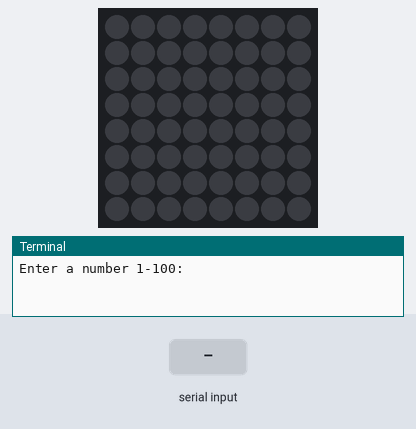
Bench run of a program on a simulated Raspberry Pi (BCM pin numbers) with a Sense HAT. Parts: the Sense HAT's 8×8 RGB LED matrix, the last lines printed to the terminal. The inputs (shaded band) are chosen by the test bench. Dim RGB values are drawn brighter than linear; random numbers come from a fixed seed.

Above: at 1.2 s.
1.3 s: "90" typed at the terminal, then Enter
At 2.5 s:
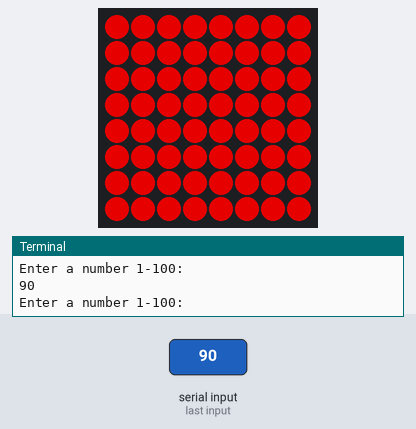
2.8 s: "5" typed at the terminal, then Enter
At 3.6 s:
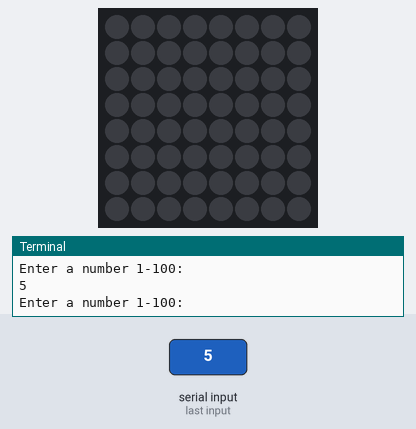
Timing chart, 0 to 5.8 s (numbered marks = the images above; inputs shaded):
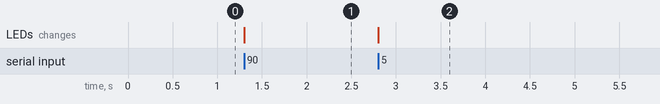

Measured:
- after the input at 1.3 s, the LEDs: change at once (image 1)
- after the input at 2.8 s, the LEDs: change at once (image 2)

The program:

Random_Guessing_Game.py
```python
from sense_hat import SenseHat
from time import sleep
import random
sense=SenseHat()
sense.clear()
green = (0, 255, 0)
yellow = (255, 255, 0)
blue = (0, 0, 255)
red = (255, 0, 0)
white = (255,255,255)
nothing = (0,0,0)
pink = (255,105, 180)
array=[green,yellow,blue,red,pink]
a=random.randint(1,101)
num=2.55
#print(a) #Uncomment for the computer to print the answer immediately after running
while True:
  x=int(input("Enter a number 1-100:"))
  if x>a:
    ans=x-a
    ans=float(ans)
    ans*=num
    ans=int(ans)
    if ans<9:
      ans=9
    sense.clear((ans,0,0))
  elif x<a:
    ans=a-x
    ans=float(ans)
    ans*=num
    ans=int(ans)
    if ans<9:
      ans=9
    sense.clear((0,0,ans))
  else:
    sense.show_message("You got the number!",text_colour=green,back_colour=red)
```
